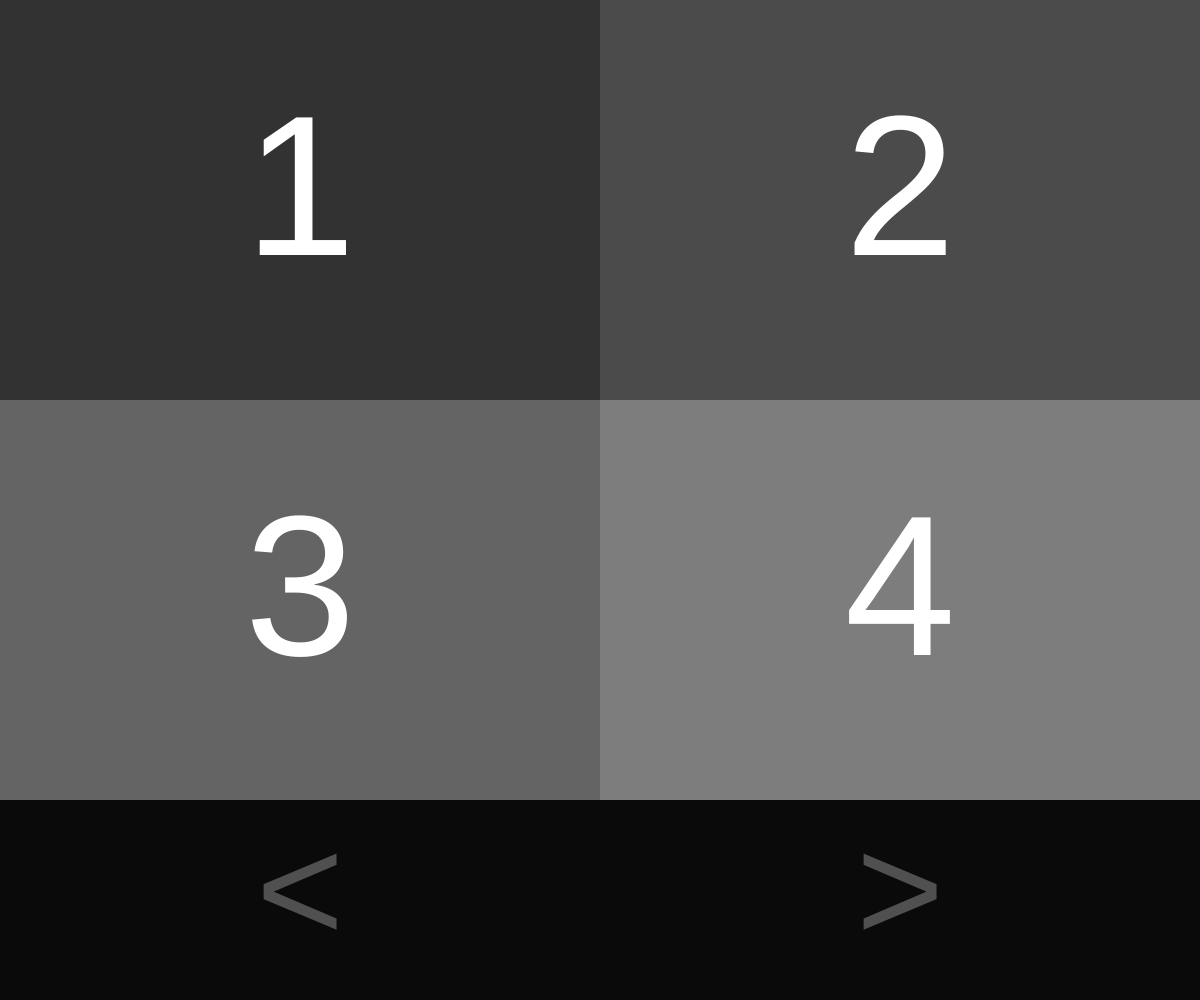
Frame 1 (no input)
Frame 60 (no input): identical to frame 1, image omitted
Frame 120 (the mouse pressed at the canvas centre since frame 60): identical to frame 1, image omitted

The p5.js sketch that drew this single still picture (run headless with seeded random() and noise() and a simulated clock; from frame 60 on, the mouse is pressed at the canvas centre):

// p5.js sketch
// ── sketch.js
// LIS comms support based on the 4 row spelling system

// first state = show rows 1,2,3,4
//    - select right number of row by tapping
// second state = cycle letters
//    - bottom to go to the next (does not loop, last letter rejected returns to first state)
//    - top to type the letter

var letters = [
  ['A','B','C','D','E','F','G'],
  ['H','I','J','K','L','M','N'],
  ['O','P','Q','R','S','T'],
  ['U','V','W','X','Y','Z']
];

var msg = '';
var state = 0;
var index = 0;
var row = 0;

var w = window.innerWidth;
var h = window.innerHeight-200;

function setup(){
  createCanvas(w,h+200);
  noStroke();
}

function draw(){

  if (state === 0) {
    selectRow();
  } else {
    selectLetter();
  }

  showMsg()
}

// Shows 1 2 3 4 to be selected
function selectRow() {

  // draw rect 1
  fill(50);
  rect(0,0,w/2,h/2);

  // draw rect 2
  fill(75);
  rect(w/2,0,w/2,h/2);

  // draw rect 3
  fill(100);
  rect(0,h/2,w/2,h/2);

  // draw rect 4
  fill(125);
  rect(w/2,h/2,w/2,h/2);

  // draw text
  textSize(h/4);
  textAlign(CENTER,CENTER);
  fill(255);
  text('1', w/4, h/4);
  text('2', w*3/4, h/4);
  text('3', w/4, h*3/4);
  text('4', w*3/4, h*3/4);
}

// Shows a letter and gives the option to accept or deny it
function selectLetter() {

  // top part green (accept)
  fill(40,100,40);
  rect(0,0,w,h/2);

  // bottom part red (deny)
  fill(100,40,40);
  rect(0,h/2,w,h/2);

  // display letter
  fill(255);
  textSize(h/2);
  textAlign(CENTER,CENTER);
  text(letters[row][index], w/2, h/2);

}

function mouseClicked(){

  // Cliccked on the bottom part displaying the message
  if (mouseY > h){
    // left is backspace
    if (mouseX>w/2){
      msg = msg + ' ';

    // right is space
    } else {
      msg = msg.slice(0, -1);
    }

  // clicked on the main part
  } else {
    if (state === 0){
      // determine which number is pressed
      if (mouseX < w/2){
        if (mouseY < h/2){
          state = 1;
          row = 0;
        } else {
          state = 1;
          row = 2;
        }
      } else {
        if (mouseY < h/2){
          state = 1;
          row = 1;
        } else {
          state = 1;
          row = 3;
        }
      }
    } else {
      // if accepted, add letter to msg
      if (mouseY < h/2){
        state = 0;
        if (msg.length%24==0){ msg = msg + ' '}
        msg = msg + letters[row][index];
        index = 0;
        console.log(msg);
      // if denied go to the next letter or back to rows if it is the last
      } else {
        if (index < letters[row].length-1){
          index++
        }else{
          index = 0;
          state = 0;
        }
      }
    }
  }
}

// Displays the currently spelled message
function showMsg () {
  // background
  fill(10);
  rect(0,h,w,200);

  // arrows for backspace and space
  fill(80);
  textSize(150);
  text('<',w/4,h+100);
  text('>',w*3/4,h+100);

  // display the message
  fill(255);
  textAlign(LEFT,TOP);
  textSize(60);
  text(msg,20,h+20,w-40,180);
}
